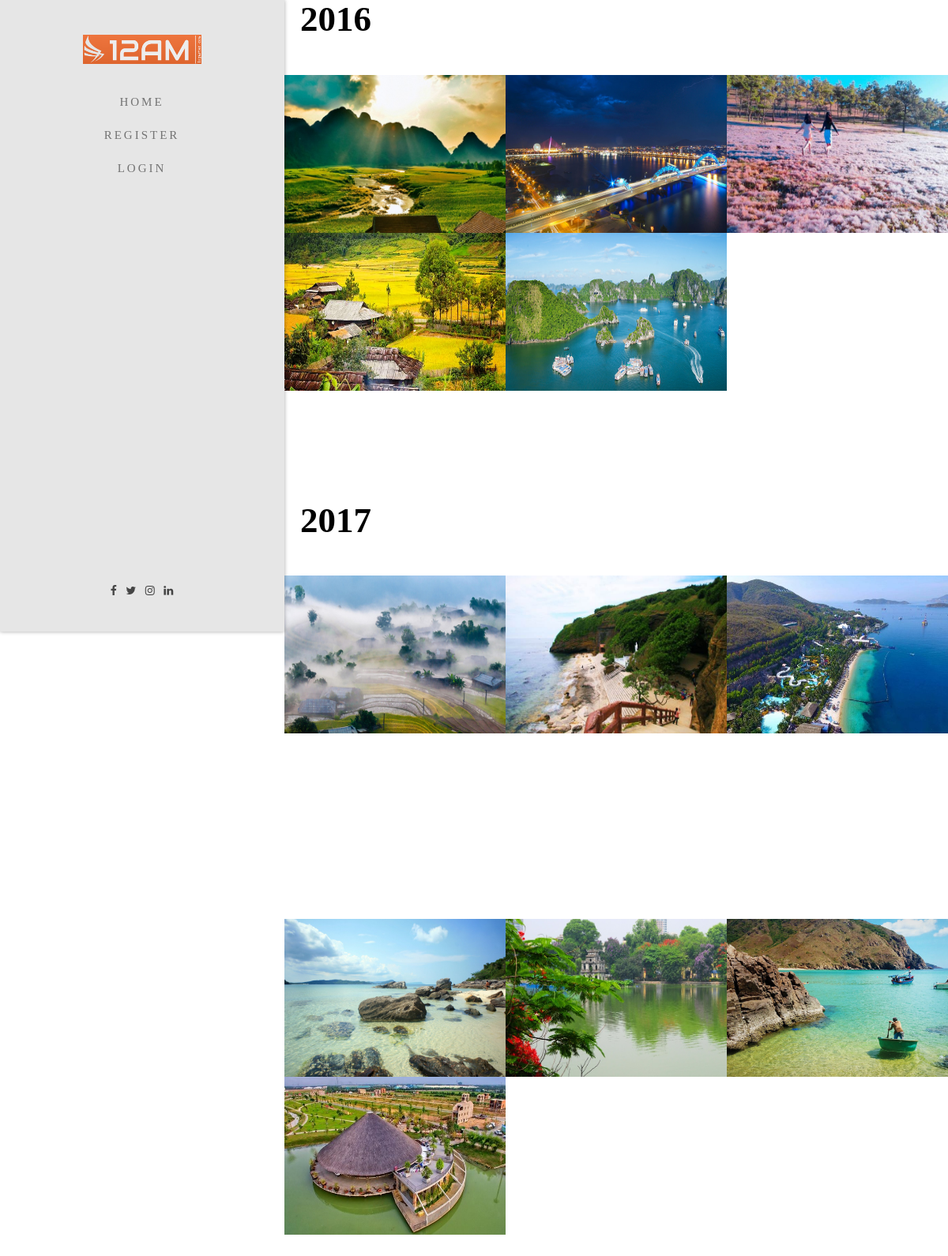
The page / on the database its author committed.
### tables this page shows
CREATE TABLE `photostory` (
  `id` int(11) NOT NULL,
  `Title` varchar(200) NOT NULL,
  `Image` varchar(200) NOT NULL,
  `Description` text NOT NULL,
  `Categories` varchar(200) NOT NULL,
  `Time` date NOT NULL,
  `Year` int(11) NOT NULL
);

### index.php (the view, shortened to what this page needs)
<!DOCTYPE html>
 <html class="no-js">
	<head>
	<link rel="stylesheet" href="css/animate.css">
	<link rel="stylesheet" href="css/icomoon.css">
	<link rel="stylesheet" href="css/bootstrap.css">
	<link rel="stylesheet" href="css/owl.carousel.min.css">
	<link rel="stylesheet" href="css/owl.theme.default.min.css">
	<link rel="stylesheet" href="css/style.css">
	</head>
	<body>
	<div id="fh5co-page">
		<aside id="fh5co-aside" role="complementary" class="border js-fullheight">
			<h1 id="fh5co-logo"><a href="index.php"><img src="Image/1.png" style="width: 150px" alt=""></a></h1>
			<nav id="fh5co-main-menu" role="navigation">
				<ul>
					<li><a href="index.php">Home</a></li>
					<li>
			    	<?php
    			if( (!( isset( $_SESSION['login_status']))) || ($_SESSION['login_status'] != "ready")) {
        		echo '<a href="register.php"><span class="register">Register</span></a>
        		';
    			}
    			else{
        		echo "<a>Xin chào ".$_SESSION["name"]."</a>";
    			}
				?>
				</li>
				<li>
				    <?php
				if( (!( isset( $_SESSION['login_status']))) || ($_SESSION['login_status'] != "ready")) {
        			echo '<a href="login.php">Login </a>
				';
   					 }
   				 else{
        			echo '<a href="logout.php">Logout</a>';
        			echo "<br>";
   				 }
				?>
				</li>
				</ul>
			</nav>
			<div class="fh5co-footer">
				<ul>
					<li><a href="#"><i class="icon-facebook"></i></a></li>
					<li><a href="#"><i class="icon-twitter"></i></a></li>
					<li><a href="#"><i class="icon-instagram"></i></a></li>
					<li><a href="#"><i class="icon-linkedin"></i></a></li>
				</ul>
			</div>
		</aside>
		<div id="fh5co-main">
			<div class="fh5co-gallery">
				<?php
		require "databaseconfig.php";
        $sql = "SELECT * from photostory where Year ='2016'";
        $result = mysqli_query($conn, $sql);
        if(mysqli_num_rows($result)>0){
       if($row = mysqli_fetch_assoc($result)) {
        echo "<h2 class='fh5co-heading animate-box' data-animate-effect='fadeInLeft' style='margin-left: 20px'>".$row["Year"]."</h2>";
		}
         } else {
        echo "0 results";
        }
        ?>
					<?php
        require "databaseconfig.php";
        $sql = "SELECT * from photostory where Year ='2016'";
        $result = mysqli_query($conn, $sql);
        if(mysqli_num_rows($result)>0){
       while($row = mysqli_fetch_assoc($result)) {
        echo "<a class='gallery-item' href='details.php?id=".$row["id"]."'>";
        echo "<img src='".$row["Image"]."' style ='width:500px;height:200px;'>
					<span class='overlay'>
						<h2>".$row["Title"]."</h2>
					</span>
				</a>
			";
		}
         } else {
        echo "0 results";
        }
        ?>
</div>
<div class="fh5co-gallery">
	<?php
		require "databaseconfig.php";
        $sql = "SELECT * from photostory where Year ='2017'";
        $result = mysqli_query($conn, $sql);
        if(mysqli_num_rows($result)>0){
       if($row = mysqli_fetch_assoc($result)) {
        echo "<h2 class='fh5co-heading animate-box' data-animate-effect='fadeInLeft' style='margin-left: 20px'>".$row["Year"]."</h2>";
		}
         } else {
        echo "0 results";
        }
        ?>
					<?php
        require "databaseconfig.php";
        $sql = "SELECT * from photostory where Year ='2017'";
        $result = mysqli_query($conn, $sql);
        if(mysqli_num_rows($result)>0){
       while($row = mysqli_fetch_assoc($result)) {
        echo "<a class='gallery-item' href='details.php?id=".$row["id"]."'>";
        echo "<img src='".$row["Image"]."' style ='width:500px;height:200px' >
					<span class='overlay'>
						<h2>".$row["Title"]."</h2>
					</span>
				</a>
			";
		}
         } else {
        echo "0 results";
        }
        ?>
</div>
<div class="fh5co-gallery">
					<?php
        require "databaseconfig.php";
        $sql = "SELECT * from photostory where Year ='2018'";
        $result = mysqli_query($conn, $sql);
        if(mysqli_num_rows($result)>0){
       while($row = mysqli_fetch_assoc($result)) {
        echo "<a class='gallery-item' href='details.php?id=".$row["id"]."'>";
        echo "<img src='".$row["Image"]."' style ='width:500px;height:200px' >
					<span class='overlay'>
						<h2>".$row["Title"]."</h2>
					</span>
				</a>
			";
		}
         } else {
        echo "0 results";
        }
        ?>
</div>
		</div>
	</div>
	</body>
</html>

### css/icomoon.css (style rules this page uses)
[class^="icon-"], [class*=" icon-"] { font-family: 'icomoon' !important; speak: none; font-style: normal; font-weight: normal; font-variant: normal; text-transform: none; line-height: 1; -webkit-font-smoothing: antialiased; -moz-osx-font-smoothing: grayscale; }
.icon-twitter:before { content: "\f099"; }
.icon-facebook:before { content: "\f09a"; }
.icon-linkedin:before { content: "\f0e1"; }
.icon-instagram:before { content: "\f16d"; }

### css/style.css (style rules this page uses)
body { font-family: "Roboto", Arial, sans-serif; font-weight: 300; font-size: 20px; line-height: 1.6; color: rgba(0, 0, 0, 0.5); }
a { color: #7ac143; -webkit-transition: 0.5s; -o-transition: 0.5s; transition: 0.5s; }
h1, h2, h3, h4, h5, h6 { color: #000; font-family: "Merriweather", Times, serif; font-weight: 700; margin: 0 0 30px 0; }
#fh5co-page { width: 100%; overflow: hidden; position: relative; }
#fh5co-aside { padding-top: 40px; padding-bottom: 40px; width: 15%; position: fixed; bottom: 0; top: 0; left: 0; overflow-y: scroll; background: #e6e6e6; z-index: 1001; -webkit-box-shadow: 0px 0px 5px 0px rgba(0, 0, 0, 0.35); -moz-box-shadow: 0px 0px 5px 0px rgba(0, 0, 0, 0.35); -ms-box-shadow: 0px 0px 5px 0px rgba(0, 0, 0, 0.35); -o-box-shadow: 0px 0px 5px 0px rgba(0, 0, 0, 0.35); box-shadow: 0px 0px 5px 0px rgba(0, 0, 0, 0.35); -webkit-transition: 0.5s; -o-transition: 0.5s; transition: 0.5s; }
#fh5co-aside.border { border-right: 1px solid #e6e6e6; }
@media screen and (max-width: 1200px) { #fh5co-aside { width: 30%; } }
#fh5co-aside #fh5co-logo { text-align: center; }
#fh5co-aside #fh5co-main-menu ul { text-align: center; margin: 0; padding: 0; }
#fh5co-aside #fh5co-main-menu ul li { margin: 0 0 10px 0; padding: 0; list-style: none; }
#fh5co-aside #fh5co-main-menu ul li a { color: rgba(0, 0, 0, 0.5); text-decoration: none; letter-spacing: .1em; text-transform: uppercase; font-size: 15px; font-weight: 300; position: relative; -webkit-transition: 0.3s; -o-transition: 0.3s; transition: 0.3s; padding: 10px 10px; letter-spacing: .2em; font-family: "Merriweather", Times, serif; }
#fh5co-aside #fh5co-main-menu ul li a:after { content: ""; position: absolute; height: 2px; bottom: 7px; left: 10px; right: 10px; background-color: #7ac143; visibility: hidden; -webkit-transform: scaleX(0); -moz-transform: scaleX(0); -ms-transform: scaleX(0); -o-transform: scaleX(0); transform: scaleX(0); -webkit-transition: all 0.3s cubic-bezier(0.175, 0.885, 0.32, 1.275); -moz-transition: all 0.3s cubic-bezier(0.175, 0.885, 0.32, 1.275); -ms-transition: all 0.3s cubic-bezier(0.175, 0.885, 0.32, 1.275); -o-transition: all 0.3s cubic-bezier(0.175, 0.885, 0.32, 1.275); transition: all 0.3s cubic-bezier(0.175, 0.885, 0.32, 1.275); }
#fh5co-aside .fh5co-footer { position: absolute; bottom: 40px; font-size: 14px; text-align: center; width: 100%; font-weight: 400; color: rgba(0, 0, 0, 0.6); }
#fh5co-aside .fh5co-footer ul { padding: 0; margin: 0; text-align: center; }
#fh5co-aside .fh5co-footer ul li { padding: 0; margin: 0; display: inline; list-style: none; }
#fh5co-aside .fh5co-footer ul li a { color: rgba(0, 0, 0, 0.7); padding: 4px; }
#fh5co-main { width: 85%; float: right; -webkit-transition: 0.5s; -o-transition: 0.5s; transition: 0.5s; }
@media screen and (max-width: 1200px) { #fh5co-main { width: 70%; } }
.fh5co-gallery { position: relative; margin-bottom: 7em; float: left; width: 100%; }
.fh5co-gallery .gallery-item { width: 25%; position: relative; overflow: hidden; display: block; float: left; z-index: 110; }
.fh5co-gallery .gallery-item img { position: relative; max-width: 100%; -webkit-transform: scale(1.2); -moz-transform: scale(1.2); -ms-transform: scale(1.2); -o-transform: scale(1.2); transform: scale(1.2); -webkit-transition: 0.9s; -o-transition: 0.9s; transition: 0.9s; }
@media screen and (max-width: 1200px) { .fh5co-gallery .gallery-item { width: 33.3333%; } }
.fh5co-heading { font-size: 45px; margin-bottom: 1em; }
.js .animate-box { opacity: 0; }

### rows shown on the page
photostory: Year "2016", Image (picture)
photostory: Image (picture)
photostory: Image (picture)
photostory: Image (picture)
photostory: Image (picture)
photostory: Year "2017", Image (picture)
photostory: Image (picture)
photostory: Image (picture)
photostory: Image (picture)
photostory: Image (picture)
photostory: Image (picture)
photostory: Image (picture)
